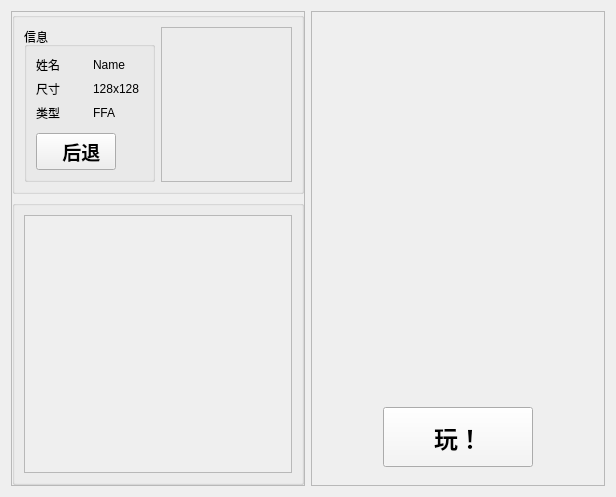
<?xml version="1.0" encoding="UTF-8"?>
<ui version="4.0">
 <class>StartFFAWidget</class>
 <widget class="QWidget" name="StartFFAWidget">
  <property name="geometry">
   <rect>
    <x>0</x>
    <y>0</y>
    <width>616</width>
    <height>497</height>
   </rect>
  </property>
  <property name="windowTitle">
   <string>Form</string>
  </property>
  <layout class="QHBoxLayout" name="horizontalLayout">
   <item>
    <widget class="QWidget" name="verticalWidget" native="true">
     <property name="sizePolicy">
      <sizepolicy hsizetype="Preferred" vsizetype="Minimum">
       <horstretch>0</horstretch>
       <verstretch>0</verstretch>
      </sizepolicy>
     </property>
     <layout class="QVBoxLayout" name="verticalLayout_14">
      <property name="margin" stdset="0">
       <number>0</number>
      </property>
      <item>
       <widget class="QFrame" name="frame_3">
        <property name="sizePolicy">
         <sizepolicy hsizetype="Expanding" vsizetype="Preferred">
          <horstretch>0</horstretch>
          <verstretch>0</verstretch>
         </sizepolicy>
        </property>
        <property name="maximumSize">
         <size>
          <width>16777215</width>
          <height>16777215</height>
         </size>
        </property>
        <property name="frameShape">
         <enum>QFrame::Shape::StyledPanel</enum>
        </property>
        <property name="frameShadow">
         <enum>QFrame::Shadow::Raised</enum>
        </property>
        <layout class="QVBoxLayout" name="verticalLayout_10">
         <property name="margin" stdset="0">
          <number>0</number>
         </property>
         <item>
          <widget class="QGroupBox" name="groupBox_3">
           <property name="sizePolicy">
            <sizepolicy hsizetype="Preferred" vsizetype="Maximum">
             <horstretch>0</horstretch>
             <verstretch>0</verstretch>
            </sizepolicy>
           </property>
           <layout class="QHBoxLayout" name="horizontalLayout_7">
            <item>
             <widget class="QGroupBox" name="groupBox">
              <property name="sizePolicy">
               <sizepolicy hsizetype="Preferred" vsizetype="Preferred">
                <horstretch>0</horstretch>
                <verstretch>0</verstretch>
               </sizepolicy>
              </property>
              <property name="title">
               <string>信息</string>
              </property>
              <layout class="QVBoxLayout" name="verticalLayout_2">
               <item>
                <layout class="QHBoxLayout" name="horizontalLayout_5">
                 <property name="bottomMargin">
                  <number>5</number>
                 </property>
                 <item>
                  <layout class="QVBoxLayout" name="verticalLayout_6">
                   <item>
                    <widget class="QLabel" name="label">
                     <property name="sizePolicy">
                      <sizepolicy hsizetype="Preferred" vsizetype="Expanding">
                       <horstretch>0</horstretch>
                       <verstretch>0</verstretch>
                      </sizepolicy>
                     </property>
                     <property name="text">
                      <string>姓名</string>
                     </property>
                    </widget>
                   </item>
                   <item>
                    <widget class="QLabel" name="label_3">
                     <property name="sizePolicy">
                      <sizepolicy hsizetype="Preferred" vsizetype="Expanding">
                       <horstretch>0</horstretch>
                       <verstretch>0</verstretch>
                      </sizepolicy>
                     </property>
                     <property name="text">
                      <string>尺寸</string>
                     </property>
                    </widget>
                   </item>
                   <item>
                    <widget class="QLabel" name="label_4">
                     <property name="sizePolicy">
                      <sizepolicy hsizetype="Preferred" vsizetype="Expanding">
                       <horstretch>0</horstretch>
                       <verstretch>0</verstretch>
                      </sizepolicy>
                     </property>
                     <property name="text">
                      <string>类型</string>
                     </property>
                    </widget>
                   </item>
                  </layout>
                 </item>
                 <item>
                  <layout class="QVBoxLayout" name="verticalLayout_4">
                   <item>
                    <widget class="QLabel" name="name">
                     <property name="sizePolicy">
                      <sizepolicy hsizetype="Preferred" vsizetype="Expanding">
                       <horstretch>0</horstretch>
                       <verstretch>0</verstretch>
                      </sizepolicy>
                     </property>
                     <property name="text">
                      <string>Name</string>
                     </property>
                    </widget>
                   </item>
                   <item>
                    <widget class="QLabel" name="size">
                     <property name="sizePolicy">
                      <sizepolicy hsizetype="Preferred" vsizetype="Expanding">
                       <horstretch>0</horstretch>
                       <verstretch>0</verstretch>
                      </sizepolicy>
                     </property>
                     <property name="text">
                      <string>128x128</string>
                     </property>
                    </widget>
                   </item>
                   <item>
                    <widget class="QLabel" name="label_2">
                     <property name="sizePolicy">
                      <sizepolicy hsizetype="Preferred" vsizetype="Expanding">
                       <horstretch>0</horstretch>
                       <verstretch>0</verstretch>
                      </sizepolicy>
                     </property>
                     <property name="text">
                      <string>FFA</string>
                     </property>
                    </widget>
                   </item>
                  </layout>
                 </item>
                </layout>
               </item>
               <item>
                <widget class="QWidget" name="widget" native="true">
                 <layout class="QHBoxLayout" name="horizontalLayout_2">
                  <property name="margin" stdset="0">
                   <number>0</number>
                  </property>
                  <item>
                   <widget class="QPushButton" name="back_to_menu">
                    <property name="sizePolicy">
                     <sizepolicy hsizetype="Fixed" vsizetype="Fixed">
                      <horstretch>0</horstretch>
                      <verstretch>0</verstretch>
                     </sizepolicy>
                    </property>
                    <property name="font">
                     <font>
                      <pointsize>14</pointsize>
                      <bold>true</bold>
                     </font>
                    </property>
                    <property name="text">
                     <string>  后退</string>
                    </property>
                   </widget>
                  </item>
                  <item>
                   <widget class="QWidget" name="widget_2" native="true"/>
                  </item>
                 </layout>
                </widget>
               </item>
              </layout>
             </widget>
            </item>
            <item>
             <widget class="QFrame" name="frame">
              <property name="frameShape">
               <enum>QFrame::Shape::StyledPanel</enum>
              </property>
              <property name="frameShadow">
               <enum>QFrame::Shadow::Raised</enum>
              </property>
              <layout class="QHBoxLayout" name="horizontalLayout_8">
               <item>
                <layout class="QVBoxLayout" name="priviewMap"/>
               </item>
              </layout>
             </widget>
            </item>
           </layout>
          </widget>
         </item>
         <item>
          <widget class="QGroupBox" name="groupBox_9">
           <layout class="QVBoxLayout" name="verticalLayout_3">
            <item>
             <widget class="QScrollArea" name="scrollArea">
              <property name="widgetResizable">
               <bool>true</bool>
              </property>
              <widget class="QWidget" name="maps">
               <property name="geometry">
                <rect>
                 <x>0</x>
                 <y>0</y>
                 <width>272</width>
                 <height>291</height>
                </rect>
               </property>
               <layout class="QHBoxLayout" name="horizontalLayout_9">
                <item>
                 <layout class="QGridLayout" name="layMaps"/>
                </item>
               </layout>
              </widget>
             </widget>
            </item>
           </layout>
          </widget>
         </item>
        </layout>
       </widget>
      </item>
     </layout>
    </widget>
   </item>
   <item>
    <widget class="QFrame" name="frame_4">
     <property name="sizePolicy">
      <sizepolicy hsizetype="Minimum" vsizetype="Preferred">
       <horstretch>0</horstretch>
       <verstretch>0</verstretch>
      </sizepolicy>
     </property>
     <property name="frameShape">
      <enum>QFrame::Shape::StyledPanel</enum>
     </property>
     <property name="frameShadow">
      <enum>QFrame::Shadow::Raised</enum>
     </property>
     <layout class="QVBoxLayout" name="verticalLayout_15">
      <item>
       <widget class="QWidget" name="widget_10" native="true">
        <layout class="QVBoxLayout" name="verticalLayout_5">
         <item>
          <layout class="QVBoxLayout" name="layPlaylers"/>
         </item>
         <item>
          <spacer name="verticalSpacer">
           <property name="orientation">
            <enum>Qt::Orientation::Vertical</enum>
           </property>
           <property name="sizeHint" stdset="0">
            <size>
             <width>20</width>
             <height>324</height>
            </size>
           </property>
          </spacer>
         </item>
        </layout>
       </widget>
      </item>
      <item>
       <widget class="QWidget" name="widget_11" native="true">
        <property name="sizePolicy">
         <sizepolicy hsizetype="Preferred" vsizetype="Maximum">
          <horstretch>0</horstretch>
          <verstretch>0</verstretch>
         </sizepolicy>
        </property>
        <layout class="QHBoxLayout" name="horizontalLayout_22">
         <item>
          <spacer name="horizontalSpacer_6">
           <property name="orientation">
            <enum>Qt::Orientation::Horizontal</enum>
           </property>
           <property name="sizeHint" stdset="0">
            <size>
             <width>40</width>
             <height>20</height>
            </size>
           </property>
          </spacer>
         </item>
         <item>
          <widget class="QPushButton" name="play">
           <property name="minimumSize">
            <size>
             <width>150</width>
             <height>60</height>
            </size>
           </property>
           <property name="palette">
            <palette>
             <active>
              <colorrole role="Button">
               <brush brushstyle="SolidPattern">
                <color alpha="255">
                 <red>245</red>
                 <green>245</green>
                 <blue>245</blue>
                </color>
               </brush>
              </colorrole>
             </active>
             <inactive>
              <colorrole role="Button">
               <brush brushstyle="SolidPattern">
                <color alpha="255">
                 <red>245</red>
                 <green>245</green>
                 <blue>245</blue>
                </color>
               </brush>
              </colorrole>
             </inactive>
             <disabled>
              <colorrole role="Button">
               <brush brushstyle="SolidPattern">
                <color alpha="255">
                 <red>245</red>
                 <green>245</green>
                 <blue>245</blue>
                </color>
               </brush>
              </colorrole>
             </disabled>
            </palette>
           </property>
           <property name="font">
            <font>
             <pointsize>18</pointsize>
             <bold>true</bold>
            </font>
           </property>
           <property name="text">
            <string>玩！</string>
           </property>
          </widget>
         </item>
         <item>
          <spacer name="horizontalSpacer_5">
           <property name="orientation">
            <enum>Qt::Orientation::Horizontal</enum>
           </property>
           <property name="sizeHint" stdset="0">
            <size>
             <width>40</width>
             <height>20</height>
            </size>
           </property>
          </spacer>
         </item>
        </layout>
       </widget>
      </item>
     </layout>
    </widget>
   </item>
  </layout>
 </widget>
 <resources/>
 <connections/>
</ui>
